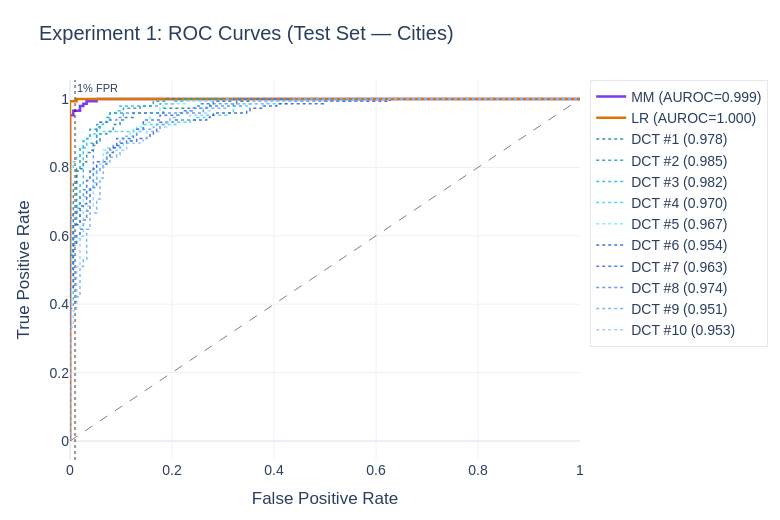

Notebook cell for this chart:
### Code cell
fig = go.Figure()

# MM
r = results["MM"]
fig.add_trace(go.Scatter(
    x=r["fpr"], y=r["tpr"], mode="lines",
    name=f"MM (AUROC={r['auroc']:.3f})",
    line=dict(color=PLOT_COLORS["mm"], width=2.5),
))

# LR
r = results["LR"]
fig.add_trace(go.Scatter(
    x=r["fpr"], y=r["tpr"], mode="lines",
    name=f"LR (AUROC={r['auroc']:.3f})",
    line=dict(color=PLOT_COLORS["lr"], width=2.5),
))

# Top-10 DCT probes
for i, name in enumerate(dct_probes):
    r = results[name]
    fig.add_trace(go.Scatter(
        x=r["fpr"], y=r["tpr"], mode="lines",
        name=f"{name} ({r['auroc']:.3f})",
        line=dict(color=DCT_COLORS[i % len(DCT_COLORS)], width=1.5, dash="dot"),
        opacity=0.8,
    ))

# Diagonal
fig.add_trace(go.Scatter(
    x=[0, 1], y=[0, 1], mode="lines",
    line=dict(color="gray", width=1, dash="dash"), showlegend=False,
))

# FPR=1% reference line
fig.add_vline(x=0.01, line_dash="dot", line_color="black", opacity=0.4,
              annotation_text="1% FPR", annotation_position="top right",
              annotation_font_size=11)

fig.update_layout(
    **PLOT_BASE,
    title="Experiment 1: ROC Curves (Test Set — Cities)",
    xaxis_title="False Positive Rate",
    yaxis_title="True Positive Rate",
    height=520, width=780,
)
fig.show()
